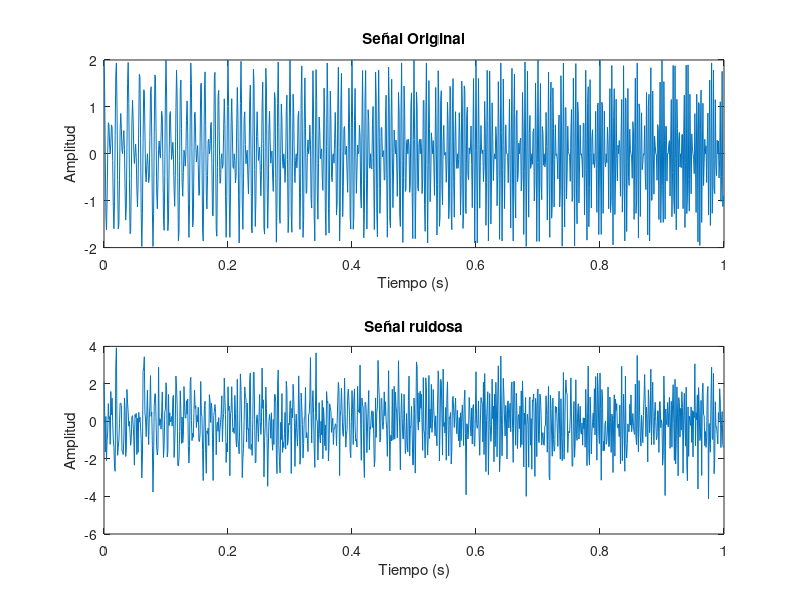

MATLAB code to generate this figure: (Note: this script raises an error after producing the figure.)
addpath('C:\Repositorios\Curso Análisis Tiempo-Frecuencia\Funciones');
Fs = 1000;             % Frecuencia de muestreo
Ts = 1/Fs;             % Periodo de muestreo
t = 0:Ts:1-Ts;         % Vector de tiempo
N = length(t);         % Número de puntos en el tiempo
f = -Fs/2 : Fs/N : Fs/2-Fs/N;  % Vector de frecuencias


x1 = cos(2*pi*100*t + 2*pi*100*t.^2);
x2 = cos(2*pi*150*t + 2*pi*100*t.^2);

x = x1 + x2;

% Calcular la potencia de la señal
P_signal = mean(x.^2);  % Potencia de la señal original

% Generar ruido gaussiano con la misma potencia que la señal
ruido_gaussiano = sqrt(P_signal) * randn(size(x));  % Escalar el ruido para que tenga la misma potencia

% Graficar la señal original y la señal con ruido

% Calcular la SNR resultante
P_noise = mean(ruido_gaussiano.^2);  % Potencia del ruido
SNR = 10 * log10(P_signal / P_noise);

% Mostrar el valor de la SNR (debería ser cercano a 0 dB)
disp(['Relación señal-ruido (SNR): ', num2str(SNR), ' dB']);

figure;
subplot(2,1,1);
plot(t, x);
title('Señal Original');
xlabel('Tiempo (s)');
ylabel('Amplitud');

x = x + ruido_gaussiano;

subplot(2,1,2);
plot(t, x);
title('Señal ruidosa');
xlabel('Tiempo (s)');
ylabel('Amplitud');


% Inicializar la matriz de CWT
CWT_mex = CWT_mexhat(x, f, 1500, linspace(0,1,N));
CWT_mor = CWT_morlet(x, f, 180, linspace(0,1,N), 50);
CWT_bum = CWT_bump(x, f, 8, linspace(0,1,N), 50);

%Graficar la CWT
figure;
subplot(311);
imagesc(t, linspace(0,N), abs(CWT_mex));  % Graficar la magnitud de la CWT
xlabel('Tiempo');
ylabel('Escalas');
title('CWT con ondita mexhat (analitica)');
colorbar;

%Graficar la CWT
subplot(312);
imagesc(t, linspace(0,N), abs(CWT_bum));  % Graficar la magnitud de la CWT
xlabel('Tiempo');
ylabel('Escalas');
title('CWT con ondita bump (analitica)');
colorbar;

%Graficar la CWT
subplot(313);
imagesc(t, linspace(0,N), abs(CWT_mor));  % Graficar la magnitud de la CWT
xlabel('Tiempo');
ylabel('Escalas');
title('CWT con ondita morlet (analitica)');
colorbar;
